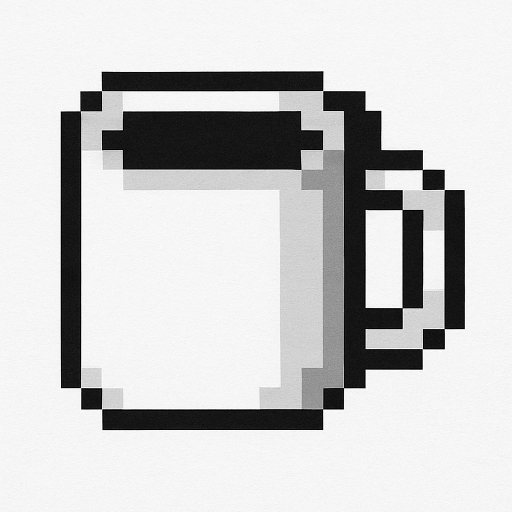
#> input picture data/raw/nineth_image.png, 1024 x 1024 px, found by its file name (shown at 1/2 size)
$ python chapter_eight.py
#> lines starting #> are read from the running program, lines starting #| are printed output that depends on the picture
import cv2
import numpy as np

imagem = cv2.imread("data/raw/nineth_image.png",0)
#> imagem: shape (1024, 1024); min 0, max 255, mean 201.8
imagem = cv2.resize(imagem, (0, 0), fx=0.5, fy=0.5)
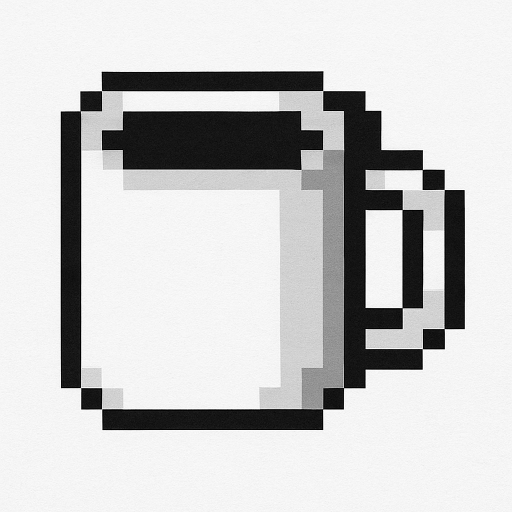
#> imagem: shape (512, 512); min 0, max 254, mean 201.9

import cv2

def converter_para_bmp_binaria(limiar=127):
    """
    Converte uma imagem para formato BMP binário (preto e branco).

    Parâmetros:
        caminho_entrada (str): Caminho da imagem de entrada.
        caminho_saida (str): Caminho onde a imagem binária será salva.
        limiar (int): Valor de limiar para binarização (padrão: 127).
    """
    # Carrega a imagem em escala de cinza
    imagem_cinza = cv2.imread("data/raw/nineth_image.png", cv2.IMREAD_GRAYSCALE)

    # Verifica se a imagem foi carregada
    if imagem_cinza is None:
        raise FileNotFoundError("Imagem de entrada não encontrada.")

    # Aplica a binarização
    _, imagem_binaria = cv2.threshold(imagem_cinza, 127, 255, cv2.THRESH_BINARY)

    # Salva no formato BMP
    cv2.imwrite("data/processed/Caneca-PretaBranca.bmp", imagem_binaria)


def erosão():
    imagem = cv2.imread("data/processed/Caneca-PretaBranca.bmp",0)
    elemento_estruturante = cv2.getStructuringElement(
        cv2.MORPH_ELLIPSE, (5,5)
    )
#> (the run stopped early here; a loop or call above may not have finished)
